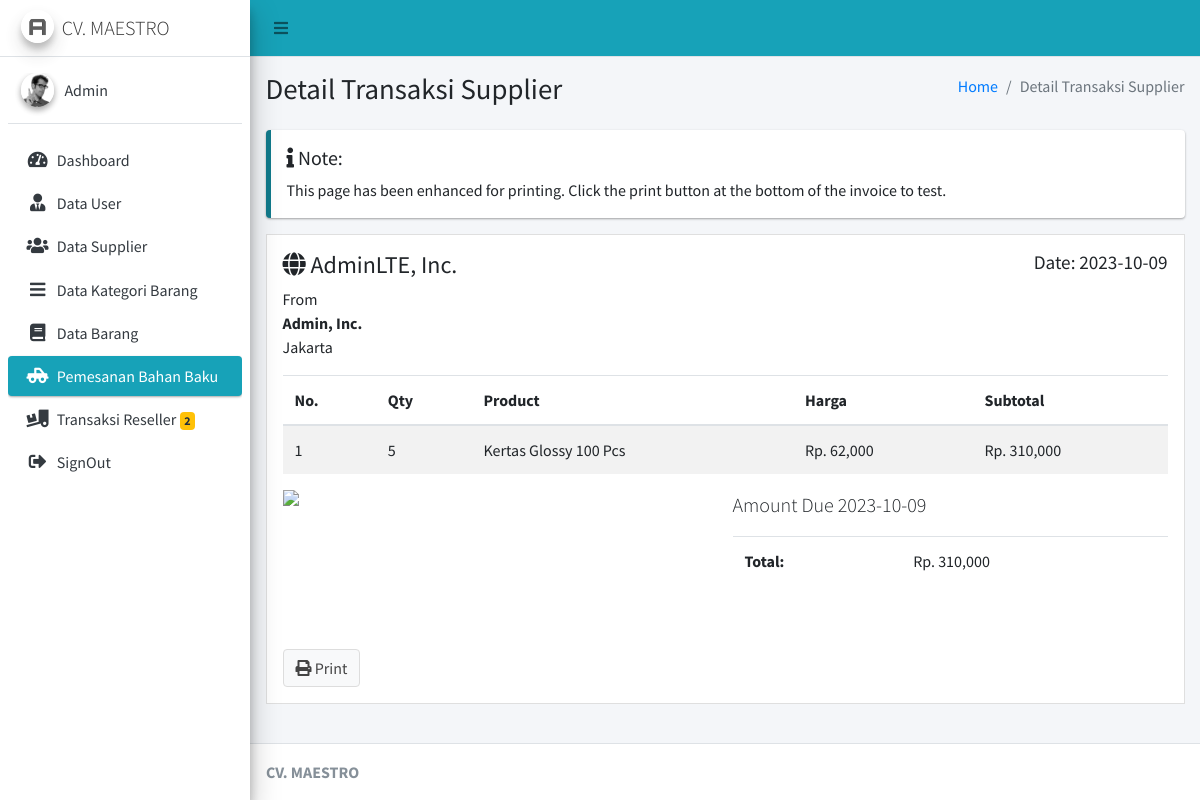
/Admin/cTransaksi/detail_transaksi/12 (signed in), run on the app's committed database.
### tables this page shows
CREATE TABLE `po_bb` (
  `id_po_bb` int(11) NOT NULL,
  `id_user` int(11) NOT NULL,
  `id_supplier` int(11) NOT NULL,
  `tgl_transaksi` varchar(15) NOT NULL,
  `total_bayar` varchar(15) NOT NULL,
  `stat_bayar` int(11) NOT NULL,
  `bukti_bayar` text NOT NULL,
  `status_order` int(11) NOT NULL,
  `alamat_pengiriman` text NOT NULL
);

CREATE TABLE `po_dbb` (
  `id_po_dbb` int(11) NOT NULL,
  `id_po_bb` int(11) NOT NULL,
  `id_jenis` int(11) NOT NULL,
  `qty` int(11) NOT NULL
);

CREATE TABLE `jenis_barang` (
  `id_jenis` int(11) NOT NULL,
  `id_kategori` int(11) NOT NULL,
  `id_supplier` int(11) NOT NULL,
  `nama_barang` varchar(125) NOT NULL,
  `deskripsi` text NOT NULL,
  `satuan` varchar(15) NOT NULL,
  `harga_supplier` varchar(20) DEFAULT NULL,
  `stok_supplier` int(11) DEFAULT NULL,
  `harga_gudang` varchar(20) DEFAULT NULL,
  `stok_gudang` int(11) DEFAULT NULL,
  `stok_minimal` int(11) NOT NULL,
  `gambar` text NOT NULL,
  `type` int(11) NOT NULL
);

### application/controllers/Admin/cTransaksi.php (called while the page is built, shortened)
<?php
class cTransaksi extends CI_Controller
{
	public function __construct()
	{
		$this->load->model('mTransaksi');
		$this->load->model('mSupplier');
	}
	public function detail_transaksi($id)
	{
		$data = array(
			'transaksi' => $this->mTransaksi->detail_transaksi($id)
		);
		$this->load->view('Admin/Layout/head');
		$this->load->view('Admin/Layout/aside');
		$this->load->view('Admin/TransaksiSupplier/vDetailTransaksi', $data);
		$this->load->view('Admin/Layout/footer');
	}
}

### index.php (called while the page is built, shortened)
<?php
require_once BASEPATH.'core/CodeIgniter.php';

### application/models/mTransaksi.php (called while the page is built, shortened)
<?php
class mTransaksi extends CI_Model
{
	public function detail_transaksi($id)
	{
		$data['transaksi'] = $this->db->query("SELECT * FROM `po_bb` WHERE id_po_bb='" . $id . "'")->row();
		$data['detail'] = $this->db->query("SELECT * FROM `po_bb` JOIN po_dbb ON po_bb.id_po_bb=po_dbb.id_po_bb JOIN jenis_barang ON po_dbb.id_jenis=jenis_barang.id_jenis WHERE po_bb.id_po_bb='" . $id . "'")->result();
		return $data;
	}
}

### application/views/Admin/TransaksiSupplier/vDetailTransaksi.php (the view, shortened to what this page needs)
<div class="content-wrapper">
	<section class="content-header">
		<div class="container-fluid">
			<div class="row mb-2">
				<div class="col-sm-6">
					<h1>Detail Transaksi Supplier</h1>
				</div>
				<div class="col-sm-6">
					<ol class="breadcrumb float-sm-right">
						<li class="breadcrumb-item"><a href="#">Home</a></li>
						<li class="breadcrumb-item active">Detail Transaksi Supplier</li>
					</ol>
				</div>
			</div>
		</div>
	</section>
	<section class="content">
		<div class="container-fluid">
			<div class="row">
				<div class="col-12">
					<div class="callout callout-info">
						<h5><i class="fas fa-info"></i> Note:</h5>
						This page has been enhanced for printing. Click the print button at the bottom of the invoice to test.
					</div>
					<div class="invoice p-3 mb-3">
						<div class="row">
							<div class="col-12">
								<h4>
									<i class="fas fa-globe"></i> AdminLTE, Inc.
									<small class="float-right">Date: <?= date('Y-m-d') ?></small>
								</h4>
							</div>
						</div>
						<div class="row invoice-info">
							<div class="col-sm-4 invoice-col">
								From
								<address>
									<strong>Admin, Inc.</strong><br>
									<?= $transaksi['transaksi']->alamat_pengiriman ?><br>
								</address>
							</div>
						</div>
						<div class="row">
							<div class="col-12 table-responsive">
								<table class="table table-striped">
									<thead>
										<tr>
											<th>No.</th>
											<th>Qty</th>
											<th>Product</th>
											<th>Harga</th>
											<th>Subtotal</th>
										</tr>
									</thead>
									<tbody>
										<?php
										$no = 1;
										foreach ($transaksi['detail'] as $key => $value) {
										?>
											<tr>
												<td><?= $no++ ?></td>
												<td><?= $value->qty ?></td>
												<td><?= $value->nama_barang ?></td>
												<td>Rp. <?= number_format($value->harga_supplier)  ?></td>
												<td>Rp. <?= number_format($value->harga_supplier * $value->qty)  ?></td>
											</tr>
										<?php
										}
										?>
									</tbody>
								</table>
							</div>
						</div>
						<div class="row">
							<div class="col-6">
								<?php
								if ($transaksi['transaksi']->stat_bayar == '0') {
								?>
									<?php echo form_open_multipart('Admin/cTransaksi/bayar/' . $transaksi['transaksi']->id_po_bb); ?>
									<label>Pembayaran</label>
									<input type="file" name="bayar" class="form-control">
									<button type="submit" class="btn btn-success mt-3"><i class="far fa-credit-card"></i> Submit
										Payment
									</button>
									</form>
								<?php
								} else {
								?>
									<img class="mb-5" style="width: 150px;" src="<?= base_url('asset/pembayaran/' . $transaksi['transaksi']->bukti_bayar)  ?>">
								<?php
								}
								?>
							</div>
							<div class="col-6">
								<p class="lead">Amount Due <?= date('Y-m-d') ?></p>
								<div class="table-responsive">
									<table class="table">
										<tr>
											<th>Total:</th>
											<td>Rp. <?= number_format($transaksi['transaksi']->total_bayar)  ?></td>
										</tr>
									</table>
								</div>
							</div>
						</div>
						<div class="row no-print">
							<div class="col-12">
								<button type="button" onclick="window.print()" class="btn btn-default mt-5"><i class="fas fa-print"></i> Print</button>
							</div>
						</div>
					</div>
				</div>
			</div>
		</div>
	</section>
</div>

### data on the page
po_bb: alamat_pengiriman "Jakarta", total_bayar "310,000"
po_dbb: qty "5", id_jenis.nama_barang "Kertas Glossy 100 Pcs", id_jenis.harga_supplier "62,000", $value->harga_supplier * $value->qty "310,000"

### other printed values
$data->jml "2"
